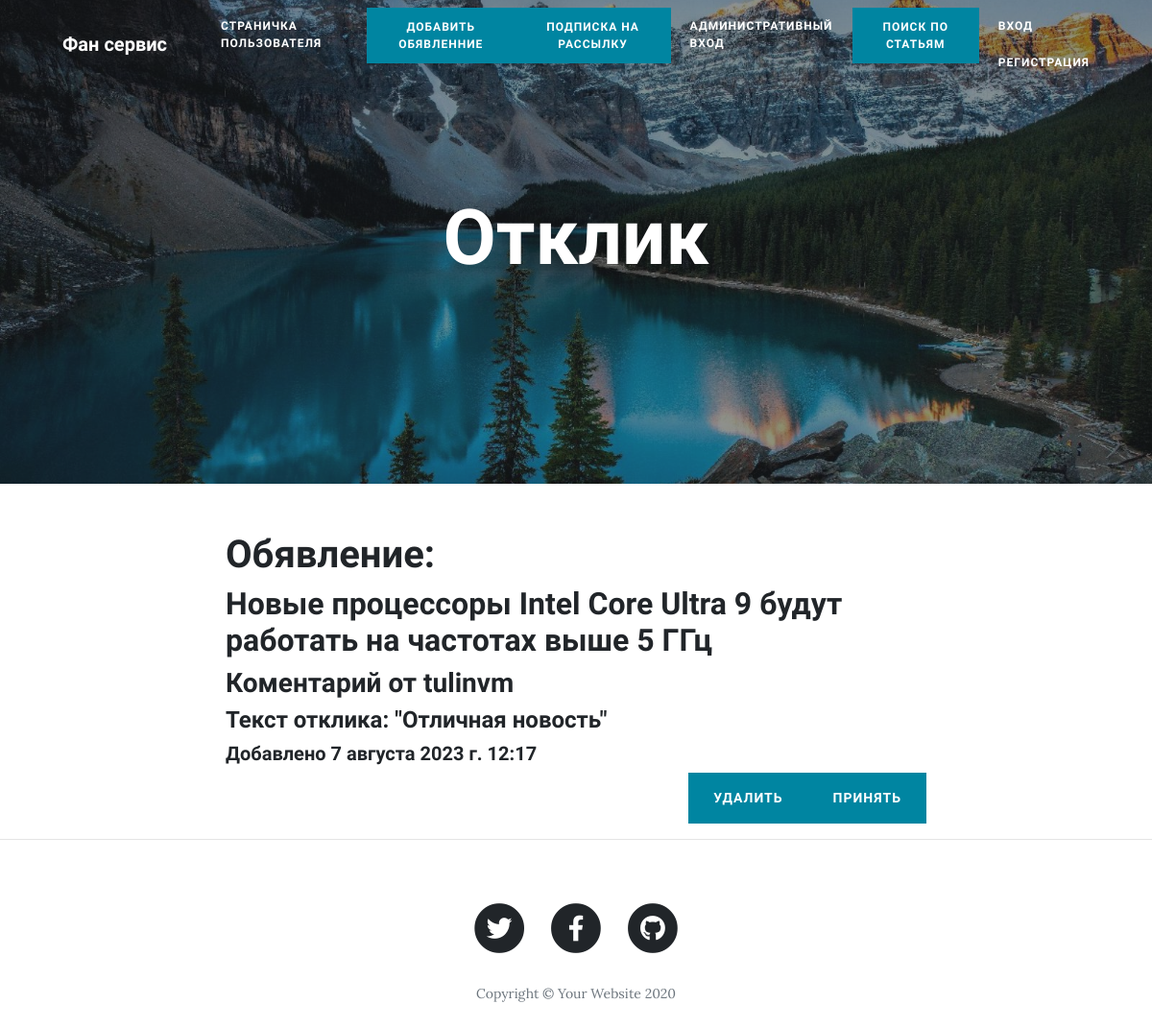
/mypage/3, run on the app's committed database.
### bulletin/models.py (models this page shows, shortened)
class Reviews(models.Model):
    declaration = models.ForeignKey(Declaration, verbose_name='обявление', related_name='review_declaration',
                                    on_delete=models.CASCADE, null=True)
    commentator = models.ForeignKey(AUTH_USER_MODEL, verbose_name='коментатор', on_delete=models.CASCADE)
    review = models.TextField('Отклик', max_length=3000)
    review_date = models.DateTimeField(auto_now_add=True)
    class Meta:
        verbose_name = "Отклик"
        verbose_name_plural = "Отклики"

class Declaration(models.Model):
    user = models.ForeignKey(AUTH_USER_MODEL, verbose_name='Пользыватель', on_delete=models.CASCADE)
    title = models.CharField('Заголовок', max_length=100)
    text = models.TextField('Описание')
    category = models.ForeignKey(Category, verbose_name='категория', on_delete=models.CASCADE)
    date_create = models.DateTimeField(auto_now_add=True, verbose_name='Дата пуболткации')
    response = models.ManyToManyField(AUTH_USER_MODEL, related_name='post_response', )
    accepted_response = models.ManyToManyField(AUTH_USER_MODEL, related_name='post_accepted_response', )
    file = models.FileField('Файл', upload_to="bulletin_file/", blank=True, null=True)
    image = models.ImageField('Изобнажение', upload_to="image/", blank=True, null=True)
    def __str__(self):
        return self.title
    class Meta:
        verbose_name = "Обявление"
        verbose_name_plural = "Обявления"

### users/models.py (models this page shows)
class CustomUser(AbstractUser):
    avatar = models.ImageField(upload_to='accounts/image/%Y/%m/%d',blank=True,verbose_name='Аватар')

### bulletin/views.py (the view)
# urls.py: path('mypage/<int:pk>', ReviewDetail.as_view(), name='review'),
class ReviewDetail(DetailView):
    model = Reviews
    template_name = 'reviews.html'
    context_object_name = 'reviewdetail'

### templates/reviews.html (shortened to what this page needs)
{% extends 'base.html' %}
{% block title2 %}
            <h1>Отклик</h1>
{% endblock title2 %}
{% block content %}
<h1> Обявление:</h1>
<h2 class="post-title">
              {{reviewdetail.declaration}}
            </h2>
            <h3 class="post-subtitle">
             Коментарий от {{reviewdetail.commentator}}
            </h3>
            <h4> Текст отклика: "{{reviewdetail.review}}"</h4>
            <h5> Добавлено {{reviewdetail.review_date}}</h5>
            <h6> <form method="post">
                <button type="submit" name="accept_response"  class="btn btn-primary float-right"> Принять</button>
            </form>
                <a class="btn btn-primary float-right" href="{% url 'delete_review' reviewdetail.id %}">Удалить</a>
            </h6>
{% endblock content %}

### data on the page
Reviews: declaration "Новые процессоры Intel Core Ultra 9 будут работать на частотах выше 5 ГГц", commentator "tulinvm", review "Отличная новость", review_date "7 августа 2023 г. 12:17"
